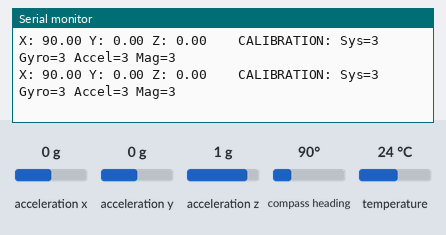
Simulated run of this sketch. Board: Arduino Uno, built with avr-gcc and run on an emulated ATmega328P. On the bench: the last lines printed to the serial monitor. Inputs (shaded band) come from the test bench; at power-on: acceleration x 0 g, acceleration y 0 g, acceleration z 1 g, compass heading 90°, temperature 24 °C.

Above: at 2.2 s.
2.3 s: acceleration x set to 0.8 g
At 2.35 s:
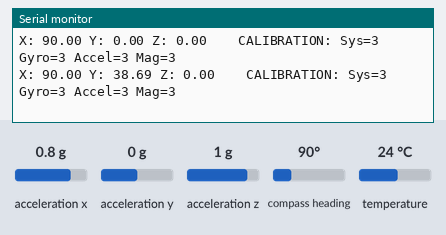
5.3 s: acceleration y set to -1.4 g
At 5.39 s:
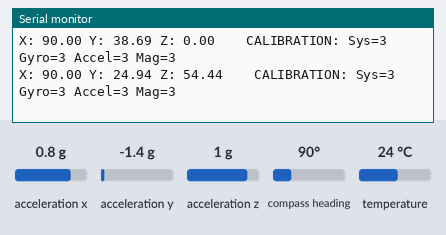
8.3 s: acceleration z set to -1.4 g
At 8.35 s:
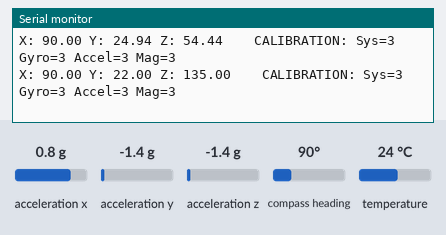
11.3 s: compass heading set to 180°
At 11.35 s:
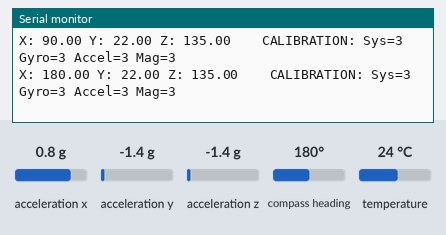
14.3 s: acceleration x set to 0 g
At 14.37 s:
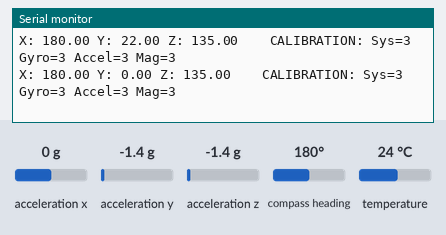
17.3 s: compass heading set to 7°
At 17.36 s:
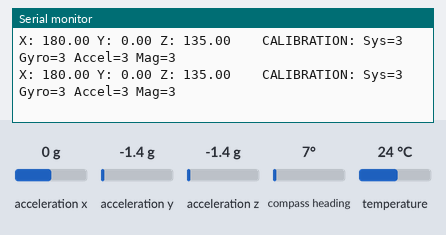
Timing chart, 0 to 20.3 s (numbered marks = the images above; inputs shaded):
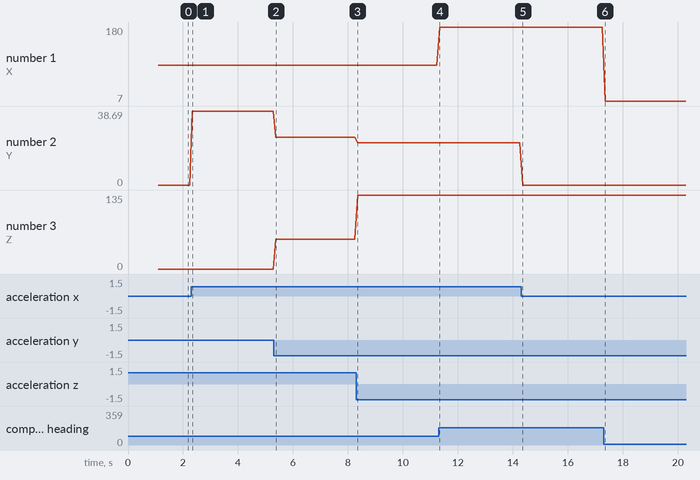

The sketch:

bn055_test.ino
```cpp
#include <Wire.h>
#include <Adafruit_Sensor.h>
#include <Adafruit_BNO055.h>
#include <utility/imumaths.h>
#include <EEPROM.h>

/* This driver reads raw data from the BNO055

   Connections
   ===========
   Connect SCL to analog 5
   Connect SDA to analog 4
   Connect VDD to 3.3V DC
   Connect GROUND to common ground

   History
   =======
   2015/MAR/03  - First release (KTOWN)
*/

/* Set the delay between fresh samples */
#define BNO055_SAMPLERATE_DELAY_MS (100)

Adafruit_BNO055 bno = Adafruit_BNO055();
/**************************************************************************/
/*
    Displays some basic information on this sensor from the unified
    sensor API sensor_t type (see Adafruit_Sensor for more information)
    */
/**************************************************************************/
void displaySensorDetails(void)
{
    sensor_t sensor;
    bno.getSensor(&sensor);
    Serial.println("------------------------------------");
    Serial.print("Sensor:       "); Serial.println(sensor.name);
    Serial.print("Driver Ver:   "); Serial.println(sensor.version);
    Serial.print("Unique ID:    "); Serial.println(sensor.sensor_id);
    Serial.print("Max Value:    "); Serial.print(sensor.max_value); Serial.println(" xxx");
    Serial.print("Min Value:    "); Serial.print(sensor.min_value); Serial.println(" xxx");
    Serial.print("Resolution:   "); Serial.print(sensor.resolution); Serial.println(" xxx");
    Serial.println("------------------------------------");
    Serial.println("");
    delay(500);
}

/**************************************************************************/
/*
    Display some basic info about the sensor status
    */
/**************************************************************************/
void displaySensorStatus(void)
{
    /* Get the system status values (mostly for debugging purposes) */
    uint8_t system_status, self_test_results, system_error;
    system_status = self_test_results = system_error = 0;
    bno.getSystemStatus(&system_status, &self_test_results, &system_error);

    /* Display the results in the Serial Monitor */
    Serial.println("");
    Serial.print("System Status: 0x");
    Serial.println(system_status, HEX);
    Serial.print("Self Test:     0x");
    Serial.println(self_test_results, HEX);
    Serial.print("System Error:  0x");
    Serial.println(system_error, HEX);
    Serial.println("");
    delay(500);
}

/**************************************************************************/
/*
    Display sensor calibration status
    */
/**************************************************************************/
void displayCalStatus(void)
{
    /* Get the four calibration values (0..3) */
    /* Any sensor data reporting 0 should be ignored, */
    /* 3 means 'fully calibrated" */
    uint8_t system, gyro, accel, mag;
    system = gyro = accel = mag = 0;
    bno.getCalibration(&system, &gyro, &accel, &mag);

    /* The data should be ignored until the system calibration is > 0 */
    Serial.print("\t");
    if (!system)
    {
        Serial.print("! ");
    }

    /* Display the individual values */
    Serial.print("Sys:");
    Serial.print(system, DEC);
    Serial.print(" G:");
    Serial.print(gyro, DEC);
    Serial.print(" A:");
    Serial.print(accel, DEC);
    Serial.print(" M:");
    Serial.print(mag, DEC);
}

/**************************************************************************/
/*
    Display the raw calibration offset and radius data
    */
/**************************************************************************/
void displaySensorOffsets(const adafruit_bno055_offsets_t &calibData)
{
    Serial.print("Accelerometer: ");
    Serial.print(calibData.accel_offset_x); Serial.print(" ");
    Serial.print(calibData.accel_offset_y); Serial.print(" ");
    Serial.print(calibData.accel_offset_z); Serial.print(" ");

    Serial.print("\nGyro: ");
    Serial.print(calibData.gyro_offset_x); Serial.print(" ");
    Serial.print(calibData.gyro_offset_y); Serial.print(" ");
    Serial.print(calibData.gyro_offset_z); Serial.print(" ");

    Serial.print("\nMag: ");
    Serial.print(calibData.mag_offset_x); Serial.print(" ");
    Serial.print(calibData.mag_offset_y); Serial.print(" ");
    Serial.print(calibData.mag_offset_z); Serial.print(" ");

    Serial.print("\nAccel Radius: ");
    Serial.print(calibData.accel_radius);

    Serial.print("\nMag Radius: ");
    Serial.print(calibData.mag_radius);
}

/**************************************************************************/
/*
    Arduino setup function (automatically called at startup)
*/
/**************************************************************************/
void setup(void)
{
  Serial.begin(9600);
  Serial.println("Orientation Sensor Raw Data Test"); Serial.println("");

  /* Initialise the sensor */
  if(!bno.begin())
  {
    /* There was a problem detecting the BNO055 ... check your connections */
    Serial.print("Ooops, no BNO055 detected ... Check your wiring or I2C ADDR!");
    while(1);
  }

  delay(1000);

//    int eeAddress = 0;
//    long bnoID;
//    bool foundCalib = false;
//
//    EEPROM.get(eeAddress, bnoID);
//
//    adafruit_bno055_offsets_t calibrationData;
//    sensor_t sensor;
//
//    /*
//    *  Look for the sensor's unique ID at the beginning oF EEPROM.
//    *  This isn't foolproof, but it's better than nothing.
//    */
//    bno.getSensor(&sensor);
//    if (bnoID != sensor.sensor_id)
//    {
//        Serial.println("\nNo Calibration Data for this sensor exists in EEPROM");
//        delay(500);
//    }
//    else
//    {
//        Serial.println("\nFound Calibration for this sensor in EEPROM.");
//        eeAddress += sizeof(long);
//        EEPROM.get(eeAddress, calibrationData);
//
//        displaySensorOffsets(calibrationData);
//
//        Serial.println("\n\nRestoring Calibration data to the BNO055...");
//        bno.setSensorOffsets(calibrationData);
//
//        Serial.println("\n\nCalibration data loaded into BNO055");
//        foundCalib = true;
//    }
//
//    delay(1000);
//
//    /* Display some basic information on this sensor */
//    displaySensorDetails();
//
//    /* Optional: Display current status */
//    displaySensorStatus();
//
//    bno.setExtCrystalUse(true);
//
//    sensors_event_t event;
//    bno.getEvent(&event);
//    if (foundCalib){
//        Serial.println("Move sensor slightly to calibrate magnetometers");
//        while (!bno.isFullyCalibrated())
//        {
//            bno.getEvent(&event);
//            delay(BNO055_SAMPLERATE_DELAY_MS);
//        }
//    }
//    else
//    {
//        Serial.println("Please Calibrate Sensor: ");
//        while (!bno.isFullyCalibrated())
//        {
//            bno.getEvent(&event);
//
//            Serial.print("X: ");
//            Serial.print(event.orientation.x, 4);
//            Serial.print("\tY: ");
//            Serial.print(event.orientation.y, 4);
//            Serial.print("\tZ: ");
//            Serial.print(event.orientation.z, 4);
//
//            /* Optional: Display calibration status */
//            displayCalStatus();
//
//            /* New line for the next sample */
//            Serial.println("");
//
//            /* Wait the specified delay before requesting new data */
//            delay(BNO055_SAMPLERATE_DELAY_MS);
//        }
//    }
//
//    Serial.println("\nFully calibrated!");
//    Serial.println("--------------------------------");
//    Serial.println("Calibration Results: ");
//    adafruit_bno055_offsets_t newCalib;
//    bno.getSensorOffsets(newCalib);
//    displaySensorOffsets(newCalib);
//
//    Serial.println("\n\nStoring calibration data to EEPROM...");
//
//    eeAddress = 0;
//    bno.getSensor(&sensor);
//    bnoID = sensor.sensor_id;
//
//    EEPROM.put(eeAddress, bnoID);
//
//    eeAddress += sizeof(long);
//    EEPROM.put(eeAddress, newCalib);
//    Serial.println("Data stored to EEPROM.");
//
//    Serial.println("\n--------------------------------\n");
//    delay(500);

//  /* Display some basic information on this sensor */
//  displaySensorDetails();
//
//  /* Optional: Display current status */
//  displaySensorStatus();
//
//  bno.setExtCrystalUse(true);

  /* Display the current temperature */
  int8_t temp = bno.getTemp();
  Serial.print("Current Temperature: ");
  Serial.print(temp);
  Serial.println(" C");
  Serial.println("");

  bno.setExtCrystalUse(true);

  Serial.println("Calibration status values: 0=uncalibrated, 3=fully calibrated");
}

/**************************************************************************/
/*
    Arduino loop function, called once 'setup' is complete (your own code
    should go here)
*/
/**************************************************************************/
void loop(void)
{
  // Possible vector values can be:
  // - VECTOR_ACCELEROMETER - m/s^2
  // - VECTOR_MAGNETOMETER  - uT
  // - VECTOR_GYROSCOPE     - rad/s
  // - VECTOR_EULER         - degrees
  // - VECTOR_LINEARACCEL   - m/s^2
  // - VECTOR_GRAVITY       - m/s^2
  imu::Vector<3> euler = bno.getVector(Adafruit_BNO055::VECTOR_EULER);

  /* Display the floating point data */
  Serial.print("X: ");
  Serial.print(euler.x());
  Serial.print(" Y: ");
  Serial.print(euler.y());
  Serial.print(" Z: ");
  Serial.print(euler.z());
  Serial.print("\t\t");

  /*
  // Quaternion data
  imu::Quaternion quat = bno.getQuat();
  Serial.print("qW: ");
  Serial.print(quat.w(), 4);
  Serial.print(" qX: ");
  Serial.print(quat.y(), 4);
  Serial.print(" qY: ");
  Serial.print(quat.x(), 4);
  Serial.print(" qZ: ");
  Serial.print(quat.z(), 4);
  Serial.print("\t\t");
  */

  /* Display calibration status for each sensor. */
  uint8_t system, gyro, accel, mag = 0;
  bno.getCalibration(&system, &gyro, &accel, &mag);
  Serial.print("CALIBRATION: Sys=");
  Serial.print(system, DEC);
  Serial.print(" Gyro=");
  Serial.print(gyro, DEC);
  Serial.print(" Accel=");
  Serial.print(accel, DEC);
  Serial.print(" Mag=");
  Serial.println(mag, DEC);

  delay(BNO055_SAMPLERATE_DELAY_MS);

//    /* Get a new sensor event */
//    sensors_event_t event;
//    bno.getEvent(&event);
//
//    /* Display the floating point data */
//    Serial.print("X: ");
//    Serial.print(event.orientation.x, 4);
//    Serial.print("\tY: ");
//    Serial.print(event.orientation.y, 4);
//    Serial.print("\tZ: ");
//    Serial.print(event.orientation.z, 4);
//
//    /* Optional: Display calibration status */
//    displayCalStatus();
//
//    /* Optional: Display sensor status (debug only) */
//    //displaySensorStatus();
//
//    /* New line for the next sample */
//    Serial.println("");
//
//    /* Wait the specified delay before requesting new data */
//    delay(BNO055_SAMPLERATE_DELAY_MS);
//
//  /* Get a new sensor event */
//  sensors_event_t event;
//  bno.getEvent(&event);
//
//  /* Display the floating point data */
//  Serial.print("X: ");
//  Serial.print(event.orientation.x, 4);
//  Serial.print("\tY: ");
//  Serial.print(event.orientation.y, 4);
//  Serial.print("\tZ: ");
//  Serial.print(event.orientation.z, 4);
//
//  /* Optional: Display calibration status */
//  displayCalStatus();
//
//  /* Optional: Display sensor status (debug only) */
//  //displaySensorStatus();
//
//  /* New line for the next sample */
//  Serial.println("");
//
//  /* Wait the specified delay before requesting nex data */
//  delay(BNO055_SAMPLERATE_DELAY_MS);
}
```

Measured:
- after the input at 2.3 s, the serial monitor: prints a new line at once (image 1)
- after the input at 5.3 s, the serial monitor: prints a new line after 0.08 s (image 2)
- after the input at 8.3 s, the serial monitor: prints a new line after 0.05 s (image 3)
- after the input at 11.3 s, the serial monitor: prints a new line at once (image 4)
- after the input at 14.3 s, the serial monitor: prints a new line after 0.07 s (image 5)
- plotted number 1: 90 → 180 after the input at 11.3 s, 180 → 7 after the input at 17.3 s
- plotted number 2: 0 → 38.69 after the input at 2.3 s, 38.69 → 24.94 after the input at 5.3 s, 24.94 → 22 after the input at 8.3 s, 22 → 0 after the input at 14.3 s
- plotted number 3: 0 → 54.44 after the input at 5.3 s, 54.44 → 135 after the input at 8.3 s
